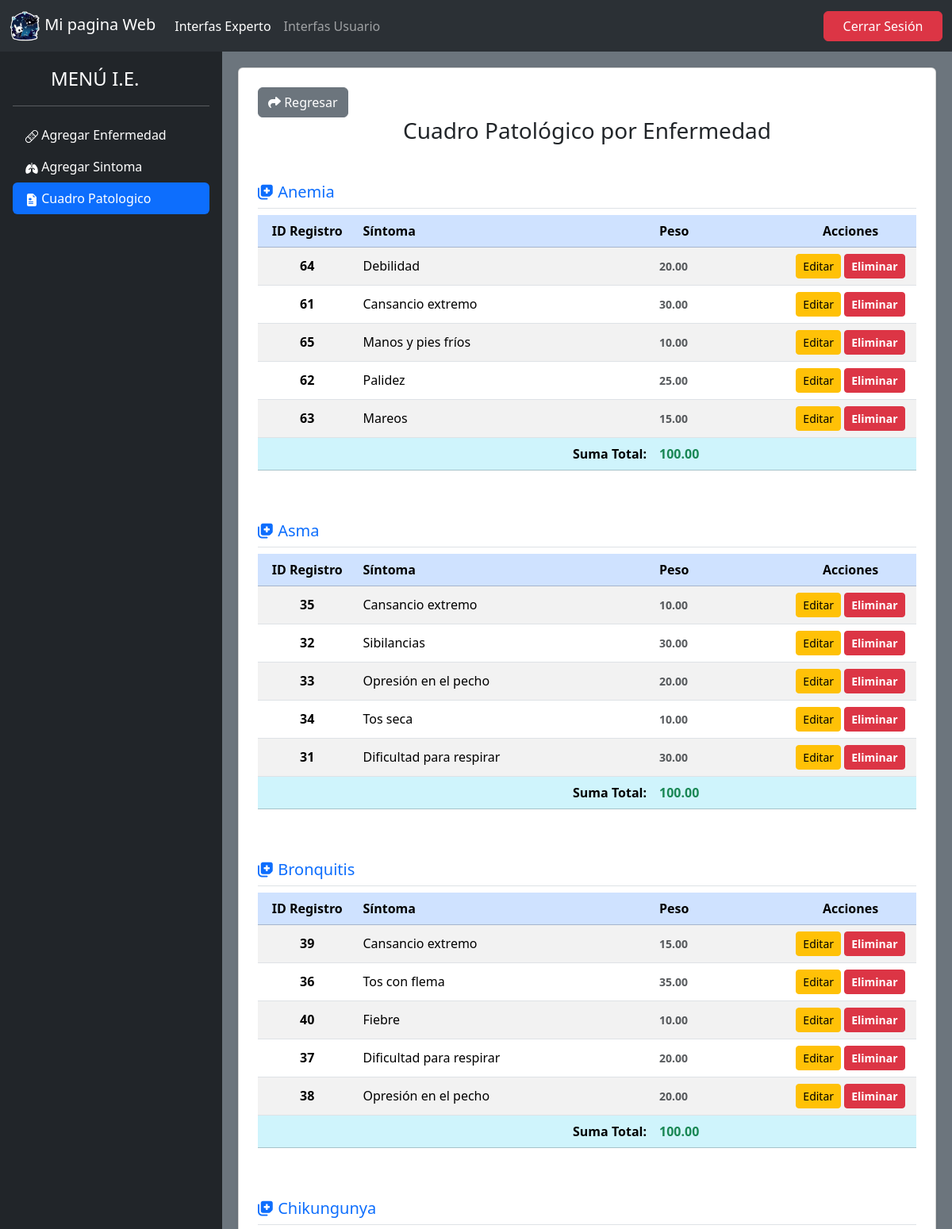
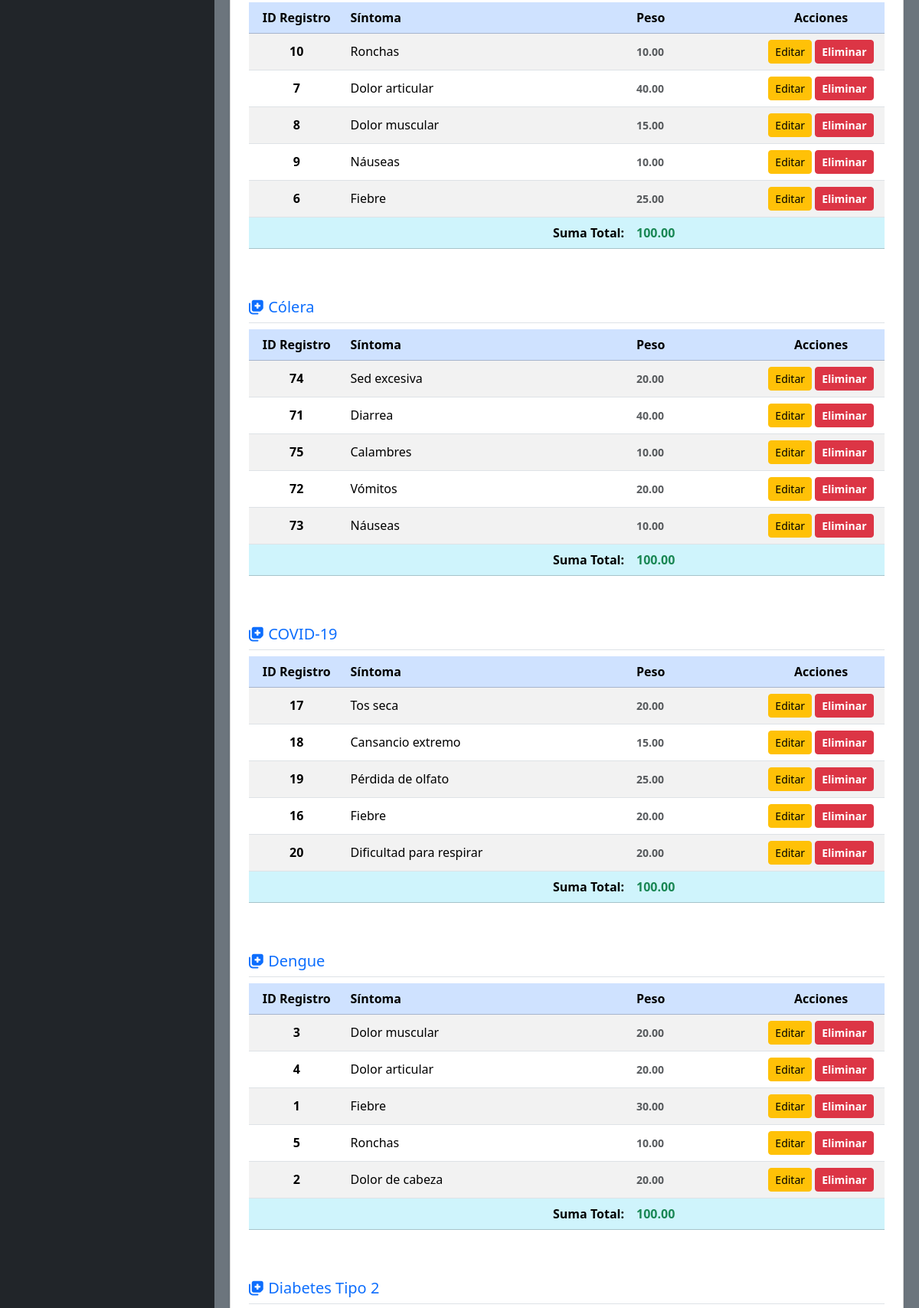
Page /login/intExpertoPatologico2.php (signed in, upper part) on the committed database (2 pictures, top to bottom).
### tables this page shows
CREATE TABLE cuadro_Patologico (
    id INT AUTO_INCREMENT PRIMARY KEY,
    id_enfermedad INT NOT NULL,
    id_sintoma INT NOT NULL,
    peso DECIMAL(5,2) NOT NULL,
     
    FOREIGN KEY (id_enfermedad) REFERENCES registro_enfermedades(id) ON DELETE CASCADE,
    FOREIGN KEY (id_sintoma) REFERENCES registro_Sintomas(id) ON DELETE CASCADE
);

CREATE TABLE registro_enfermedades (
    id INT AUTO_INCREMENT PRIMARY KEY,
    nombre VARCHAR(100) NOT NULL,
    descripcion TEXT NOT NULL,
    ruta_imagen VARCHAR(255)
);

create table registro_Sintomas(
	id int auto_increment primary key,
    nombre varchar(100) not null,
    descripcion text not null,
    ruta_imagen varchar(255)
);

### login/intExpertoPatologico2.php (the view, shortened to what this page needs)
<!DOCTYPE html>
<html lang="en">
<head>
    <link href="https://cdn.jsdelivr.net/npm/bootstrap@5.3.8/dist/css/bootstrap.min.css" rel="stylesheet"
>
    <link rel="stylesheet" href="css/sidebars.css">
    <link rel="stylesheet" href="https://cdnjs.cloudflare.com/ajax/libs/font-awesome/6.5.1/css/all.min.css"
 />
</head>
<body class="bg-secondary text-bg-primary">
    <?php
    require "../connection/conexion.php";
    ?>
    <header>
        <nav class="navbar navbar-expand-lg bg-body-tertiary" data-bs-theme="dark">
            <div class="container-fluid">
                <a class="navbar-brand" href="intExperto.php">
                    <img src="../img/logoindex.png" alt="Logo" width="39" height="39" class="d-inline-block">
                    Mi pagina Web
                </a>
                <div class="collapse navbar-collapse" id="navbarNav">
                    <ul class="navbar-nav">
                        <li class="nav-item">
                            <a class="nav-link active" href="intExperto.php">Interfas Experto</a>
                        </li>
                        <li class="nav-item">
                            <a class="nav-link" href="busAdelante.php">Interfas Usuario</a>
                        </li>
                    </ul>
                    <div class="d-block ms-auto">
                        <a href="../includes/cerrar.php" class="btn btn-danger " style="width: 150px;">Cerrar
                            Sesión</a>
                    </div>
                </div>
            </div>
        </nav>
    </header>
    <main class="main-wrapper">
        <div class="d-flex flex-column flex-shrink-0 p-3 text-bg-dark" style="width: 280px ">
            <a href="menu.php"
                class="d-flex align-items-center mb-3 mb-md-0 me-md-auto text-white text-decoration-none">
                <svg class="bi pe-none me-2" width="40" height="32" aria-hidden="true">
                    <use xlink:href="#bootstrap"></use>
                </svg>
                <span class="fs-4">MENÚ I.E.</span>
            </a>
            <hr />
            <ul class="nav nav-pills flex-column mb-auto">
                <li class="nav-item">
                    <a href="intExperto.php" class="nav-link text-white">
                        Agregar Enfermedad
                    </a>
                </li>
                <li>
                    <a href="intExpertoSintomas.php" class="nav-link text-white">
                        Agregar Sintoma
                    </a>
                </li>
                <li>
                    <a href="intExpertoPatologico.php" class="nav-link active">
                        Cuadro Patologico
                    </a>
                </li>
            </ul>
        </div>
        <section class="content-area">
            <div class="card shadow-sm p-4">
                <div class="">
                    <a href="intExpertoPatologico.php" type="button" class="btn btn-secondary">
                        <i class="fa-solid fa-share"></i> Regresar</a>
                </div>
                <h3 class="text-center mb-4">Cuadro Patológico por Enfermedad</h3>
                <?php
                $query = "SELECT
                            cp.id,
                            cp.id_enfermedad,
                            re.nombre AS nombre_enfermedad,
                            cp.id_sintoma,
                            rs.nombre AS nombre_sintoma,
                            cp.peso,
                            (SELECT SUM(peso) FROM cuadro_Patologico WHERE id_enfermedad = cp.id_enfermedad) AS peso_total
                          FROM cuadro_Patologico cp
                          INNER JOIN registro_enfermedades re ON cp.id_enfermedad = re.id
                          INNER JOIN registro_Sintomas rs ON cp.id_sintoma = rs.id
                          ORDER BY re.nombre ASC";
                $sql = $conexion->query($query);
                $enfermedad_actual = null;
                $peso_total_actual = 0;
                while ($datos = $sql->fetch_object()) {
                    if ($enfermedad_actual !== $datos->id_enfermedad) {
                        if ($enfermedad_actual !== null) {
                            echo '<tr class="table-info">';
                            echo '<td colspan="2" class="text-end fw-bold">Suma Total:</td>';
                            echo '<td class="fw-bold text-success">' . $peso_total_actual . '</td>';
                            echo '<td></td>';
                            echo '</tr>';
                            echo '</tbody></table></div>';
                        }
                        $enfermedad_actual = $datos->id_enfermedad;
                ?>
                        <h5 class="mt-4 text-primary border-bottom pb-2">
                            <i class="fa-solid fa-notes-medical"></i> <?= $datos->nombre_enfermedad ?>
                        </h5>
                        <div class="table-responsive mb-4">
                            <table class="table table-hover table-striped align-middle" style="table-layout: fixed;">
                                <thead class="table-primary">
                                    <tr>
                                        <th scope="col" class="text-center" style="width: 15%;">ID Registro</th>
                                        <th scope="col" style="width: 45%;">Síntoma</th>
                                        <th scope="col" style="width: 20%;">Peso</th>
                                        <th scope="col" class="text-center" style="width: 20%;">Acciones</th>
                                    </tr>
                                </thead>
                                <tbody>
                <?php
                    }
                    $peso_total_actual = $datos->peso_total;
                ?>
                                    <tr>
                                        <th scope="row" class="text-center">
                                            <?php echo $datos->id ?>
                                        </th>
                                        <td>
                                            <?php echo $datos->nombre_sintoma ?>
                                        </td>
                                        <td class="text-muted small fw-bold">
                                            <?php echo $datos->peso ?>
                                        </td>
                                        <td class="text-center">
                                            <div>
                                                <a href="#" data-bs-toggle="modal"
                                                    data-bs-target="#staticBackdropEditar<?= $datos->id ?>"
                                                    class="btn btn-warning btn-sm">Editar</a>
                                                <a href="intExpertoPatologico2.php?id=<?= $datos->id ?>"
                                                    class="btn btn-danger btn-sm fw-bold"
                                                    onclick="return eliminar()">Eliminar</a>
                                            </div>
                                        </td>
                                    </tr>
                <?php
                }
                if ($enfermedad_actual !== null) {
                    echo '</tbody></table></div>';
                } else {
                    echo '<div class="alert alert-info text-center mt-4">No hay registros patológicos todavía.</div>';
                }
                ?>
            </div>
        </section>
    </main>
</body>
</html>

### css/sidebars.css (style rules this page uses)
body { min-height: 100vh; min-height: -webkit-fill-available; }
html { height: -webkit-fill-available; }
main { height: 100vh; height: -webkit-fill-available; max-height: 100vh; overflow-x: auto; overflow-y: hidden; }

### login/intExpertoPatologico2.php (style rules this page uses)
html, body { height: 100%; margin: 0; }
.main-wrapper { display: flex; height: calc(100vh - 56px); }
.content-area { flex-grow: 1; overflow-y: auto; padding: 20px; }

### rows in the picture
cuadro_patologico: id_enfermedad.nombre "Anemia", id "64", id_sintoma.nombre "Debilidad", peso "20.00"
cuadro_patologico: id "61", id_sintoma.nombre "Cansancio extremo", peso "30.00"
cuadro_patologico: id "65", id_sintoma.nombre "Manos y pies fríos", peso "10.00"
cuadro_patologico: id "62", id_sintoma.nombre "Palidez", peso "25.00"
cuadro_patologico: id "63", id_sintoma.nombre "Mareos", peso "15.00"
cuadro_patologico: peso_total_actual "100.00", id_enfermedad.nombre "Asma", id "35", id_sintoma.nombre "Cansancio extremo", peso "10.00"
cuadro_patologico: id "32", id_sintoma.nombre "Sibilancias", peso "30.00"
cuadro_patologico: id "33", id_sintoma.nombre "Opresión en el pecho", peso "20.00"
cuadro_patologico: id "34", id_sintoma.nombre "Tos seca", peso "10.00"
cuadro_patologico: id "31", id_sintoma.nombre "Dificultad para respirar", peso "30.00"
cuadro_patologico: peso_total_actual "100.00", id_enfermedad.nombre "Bronquitis", id "39", id_sintoma.nombre "Cansancio extremo", peso "15.00"
cuadro_patologico: id "36", id_sintoma.nombre "Tos con flema", peso "35.00"
cuadro_patologico: id "40", id_sintoma.nombre "Fiebre", peso "10.00"
cuadro_patologico: id "37", id_sintoma.nombre "Dificultad para respirar", peso "20.00"
cuadro_patologico: id "38", id_sintoma.nombre "Opresión en el pecho", peso "20.00"
cuadro_patologico: peso_total_actual "100.00", id_enfermedad.nombre "Chikungunya", id "10", id_sintoma.nombre "Ronchas", peso "10.00"
cuadro_patologico: id "7", id_sintoma.nombre "Dolor articular", peso "40.00"
cuadro_patologico: id "8", id_sintoma.nombre "Dolor muscular", peso "15.00"
cuadro_patologico: id "9", id_sintoma.nombre "Náuseas", peso "10.00"
cuadro_patologico: id "6", id_sintoma.nombre "Fiebre", peso "25.00"
cuadro_patologico: peso_total_actual "100.00", id_enfermedad.nombre "Cólera", id "74", id_sintoma.nombre "Sed excesiva", peso "20.00"
cuadro_patologico: id "71", id_sintoma.nombre "Diarrea", peso "40.00"
cuadro_patologico: id "75", id_sintoma.nombre "Calambres", peso "10.00"
cuadro_patologico: id "72", id_sintoma.nombre "Vómitos", peso "20.00"
cuadro_patologico: id "73", id_sintoma.nombre "Náuseas", peso "10.00"
cuadro_patologico: peso_total_actual "100.00", id_enfermedad.nombre "COVID-19", id "17", id_sintoma.nombre "Tos seca", peso "20.00"
cuadro_patologico: id "18", id_sintoma.nombre "Cansancio extremo", peso "15.00"
cuadro_patologico: id "19", id_sintoma.nombre "Pérdida de olfato", peso "25.00"
cuadro_patologico: id "16", id_sintoma.nombre "Fiebre", peso "20.00"
cuadro_patologico: id "20", id_sintoma.nombre "Dificultad para respirar", peso "20.00"
cuadro_patologico: peso_total_actual "100.00", id_enfermedad.nombre "Dengue", id "3", id_sintoma.nombre "Dolor muscular", peso "20.00"
cuadro_patologico: id "4", id_sintoma.nombre "Dolor articular", peso "20.00"
cuadro_patologico: id "1", id_sintoma.nombre "Fiebre", peso "30.00"
cuadro_patologico: id "5", id_sintoma.nombre "Ronchas", peso "10.00"
cuadro_patologico: id "2", id_sintoma.nombre "Dolor de cabeza", peso "20.00"
cuadro_patologico: peso_total_actual "100.00", id_enfermedad.nombre "Diabetes Tipo 2"
